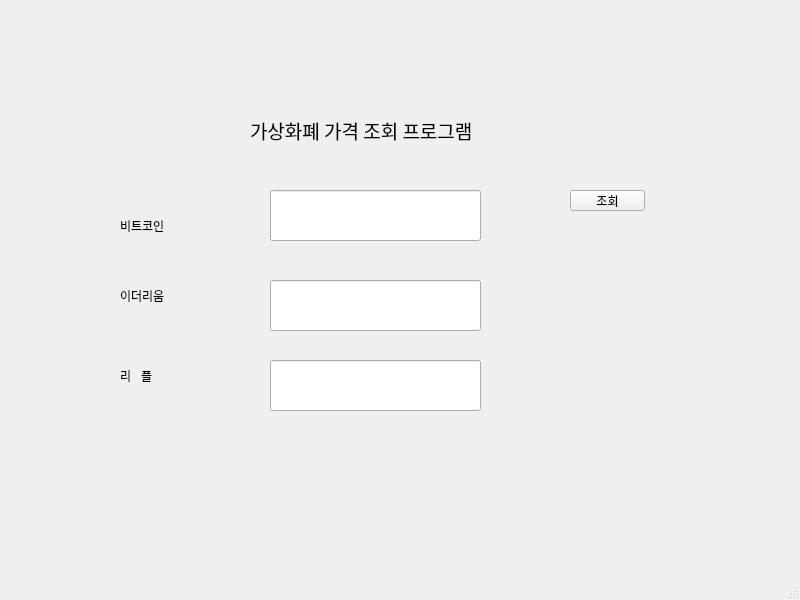
<?xml version="1.0" encoding="UTF-8"?>
<ui version="4.0">
 <class>MainWindow</class>
 <widget class="QMainWindow" name="MainWindow">
  <property name="geometry">
   <rect>
    <x>0</x>
    <y>0</y>
    <width>800</width>
    <height>600</height>
   </rect>
  </property>
  <property name="windowTitle">
   <string>MainWindow</string>
  </property>
  <widget class="QWidget" name="centralwidget">
   <widget class="QLabel" name="label">
    <property name="geometry">
     <rect>
      <x>250</x>
      <y>110</y>
      <width>321</width>
      <height>41</height>
     </rect>
    </property>
    <property name="font">
     <font>
      <family>Agency FB</family>
      <pointsize>14</pointsize>
     </font>
    </property>
    <property name="text">
     <string>가상화폐 가격 조회 프로그램</string>
    </property>
   </widget>
   <widget class="QPushButton" name="pushButton">
    <property name="geometry">
     <rect>
      <x>570</x>
      <y>190</y>
      <width>75</width>
      <height>21</height>
     </rect>
    </property>
    <property name="text">
     <string>조회</string>
    </property>
   </widget>
   <widget class="QLabel" name="label_2">
    <property name="geometry">
     <rect>
      <x>120</x>
      <y>220</y>
      <width>56</width>
      <height>12</height>
     </rect>
    </property>
    <property name="text">
     <string>비트코인</string>
    </property>
   </widget>
   <widget class="QLineEdit" name="lineEdit1">
    <property name="geometry">
     <rect>
      <x>270</x>
      <y>190</y>
      <width>211</width>
      <height>51</height>
     </rect>
    </property>
   </widget>
   <widget class="QLineEdit" name="lineEdit_2">
    <property name="geometry">
     <rect>
      <x>270</x>
      <y>280</y>
      <width>211</width>
      <height>51</height>
     </rect>
    </property>
   </widget>
   <widget class="QLabel" name="label_3">
    <property name="geometry">
     <rect>
      <x>120</x>
      <y>290</y>
      <width>56</width>
      <height>12</height>
     </rect>
    </property>
    <property name="text">
     <string>이더리움</string>
    </property>
   </widget>
   <widget class="QLineEdit" name="lineEdit_3">
    <property name="geometry">
     <rect>
      <x>270</x>
      <y>360</y>
      <width>211</width>
      <height>51</height>
     </rect>
    </property>
   </widget>
   <widget class="QLabel" name="label_4">
    <property name="geometry">
     <rect>
      <x>120</x>
      <y>370</y>
      <width>56</width>
      <height>12</height>
     </rect>
    </property>
    <property name="text">
     <string>리   플</string>
    </property>
   </widget>
  </widget>
  <widget class="QMenuBar" name="menubar">
   <property name="geometry">
    <rect>
     <x>0</x>
     <y>0</y>
     <width>800</width>
     <height>21</height>
    </rect>
   </property>
  </widget>
  <widget class="QStatusBar" name="statusbar"/>
 </widget>
 <resources/>
 <connections/>
</ui>
